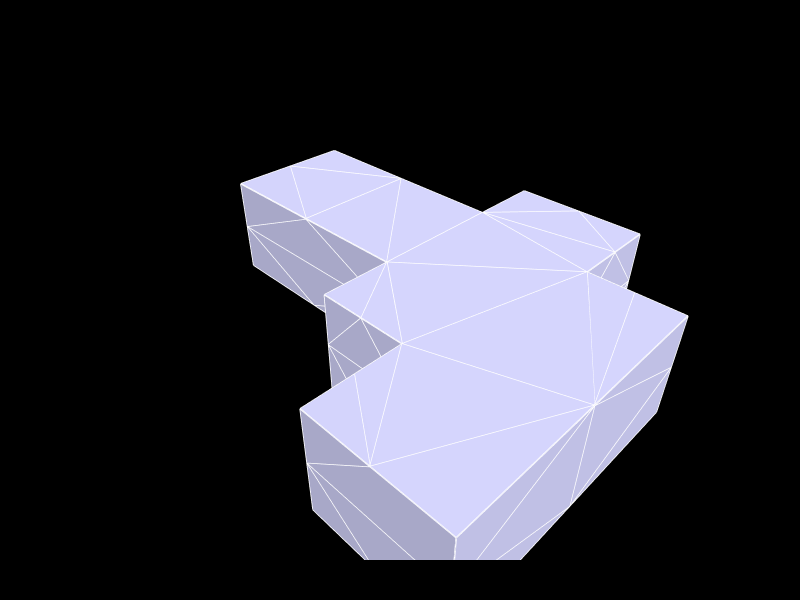

Source (notebook cell):
### Markdown cell above
## 6. Show the geometry

### Code cell
Topology.Show(objects,
              faceColor=[210,210,250],
              faceOpacity=1,
              edgeColor="white",
              edgeWidth=3,
              showVertices=False,
              backgroundColor="black",
              width=800,
              height=600,
              renderer = renderer)

### Figure 1 — Plotly figure (JSON) as saved in the notebook; plotly's stock layout.template omitted (floating-point values rounded to 4 significant figures; data arrays with more than 128 entries replaced by an {"elided": "..."} marker saying what was removed)
{"data": [{"hoverinfo": "text", "legendgroup": "2", "legendrank": 2, "line": {"color": "white", "dash": "solid", "width": 3}, "marker": {"size": 0}, "mode": "lines", "name": "1: default (Edges)", "showlegend": false, "text": "", "type": "scatter3d", "x": {"elided": "912 float values"}, "y": {"elided": "912 float values"}, "z": {"elided": "912 float values"}}, {"cmax": 1, "cmin": 0, "color": "#D2D2FA", "colorscale": [[0, "#440154"], [0.1111, "#482878"], [0.2222, "#3e4989"], [0.3333, "#31688e"], [0.4444, "#26828e"], [0.5556, "#1f9e89"], [0.6667, "#35b779"], [0.7778, "#6ece58"], [0.8889, "#b5de2b"], [1, "#fde725"]], "flatshading": true, "hoverinfo": "text", "hovertext": "", "i": [0, 2, 0, 5, 5, 0, 5, 5, 8, 5, 9, 5, 11, 11, 15, 11, 15, 17, 18, 18, 21, 20, 23, 25, 23, 23, 28, 23, 28, 30, 31, 31, 34, 33, 36, 38, 36, 36, 18, 19, 18, 18, 41, 41, 43, 41, 44, 41, 28, 28, 41, 28, 41, 42, 51, 51, 31, 51, 31, 32, 17, 15, 15, 16, 47, 47, 48, 48, 20, 49, 17, 20, 19, 32, 39, 39, 32, 43, 30, 46, 8, 17, 52, 17, 10, 0, 13, 4, 21, 50, 16, 21, 22, 35, 40, 40, 35, 44, 29, 48, 9, 16, 55, 16, 12, 1, 14, 3], "j": [1, 1, 2, 0, 7, 5, 6, 9, 10, 8, 11, 11, 10, 14, 11, 15, 16, 15, 19, 21, 18, 23, 24, 23, 25, 27, 23, 28, 29, 28, 32, 34, 31, 36, 37, 36, 38, 40, 36, 18, 22, 40, 42, 44, 46, 43, 47, 47, 30, 50, 28, 41, 45, 41, 52, 54, 51, 31, 35, 31, 52, 17, 51, 15, 46, 4, 47, 2, 26, 30, 30, 30, 39, 20, 33, 38, 30, 42, 17, 43, 6, 0, 17, 32, 8, 17, 8, 43, 24, 3, 35, 27, 21, 40, 35, 34, 21, 50, 3, 3, 1, 3, 54, 54, 14, 14, 1, 50], "k": [2, 3, 4, 6, 1, 1, 8, 7, 11, 11, 12, 9, 13, 12, 13, 14, 14, 13, 20, 22, 20, 21, 21, 20, 26, 24, 26, 27, 27, 26, 33, 35, 33, 34, 34, 33, 39, 37, 39, 39, 40, 36, 43, 45, 47, 47, 48, 44, 49, 29, 49, 50, 50, 49, 53, 55, 53, 54, 54, 53, 51, 51, 55, 55, 4, 2, 2, 3, 25, 4, 32, 26, 20, 39, 32, 33, 20, 49, 4, 4, 0, 4, 53, 53, 13, 13, 0, 49, 27, 29, 29, 29, 40, 21, 34, 37, 29, 45, 16, 44, 7, 1, 16, 35, 9, 16, 9, 44], "legendgroup": "3", "legendrank": 3, "lighting": {"facenormalsepsilon": 0}, "name": "1: default (Faces)", "opacity": 1, "showlegend": false, "showscale": false, "text": "", "type": "mesh3d", "x": [53.25, 53.25, 53.25, 53.25, 53.25, 53.25, 53.25, 53.25, 22.97, 22.97, -7.315, -7.315, -7.315, -7.315, -7.315, -7.315, -7.315, -7.315, -82.11, -82.11, -19.59, -19.59, -82.11, 42.93, 42.93, 42.93, 42.93, 42.93, 42.93, 42.93, 42.93, -39.56, -39.56, -60.83, -60.83, -39.56, -82.11, -82.11, -82.11, -82.11, -82.11, 85.49, 85.49, 85.49, 85.49, 85.49, 85.49, 85.49, 85.49, 64.21, 64.21, -39.56, -39.56, -39.56, -39.56, -39.56], "y": [57.62, 57.62, 5.435, 5.435, 5.435, 109.8, 109.8, 109.8, 109.8, 109.8, 109.8, 109.8, 109.8, 57.62, 57.62, 5.435, 5.435, 5.435, -95.73, -95.73, -95.73, -95.73, -95.73, -95.73, -95.73, -95.73, -75.43, -75.43, -55.13, -55.13, -55.13, -35.17, -35.17, -35.17, -35.17, -35.17, -35.17, -35.17, -35.17, -65.45, -65.45, -55.13, -55.13, -24.85, -24.85, -55.13, 5.435, 5.435, 5.435, -55.13, -55.13, 5.435, 5.435, -14.87, -14.87, 5.435], "z": [0, 47.59, 23.79, 47.59, 0, 23.79, 0, 47.59, 0, 47.59, 0, 23.79, 47.59, 0, 47.59, 23.79, 47.59, 0, 23.79, 0, 0, 47.59, 47.59, 23.79, 47.59, 0, 0, 47.59, 23.79, 47.59, 0, 23.79, 0, 0, 47.59, 47.59, 23.79, 47.59, 0, 0, 47.59, 23.79, 0, 0, 47.59, 47.59, 0, 23.79, 47.59, 0, 47.59, 23.79, 0, 0, 47.59, 47.59]}], "layout": {"autosize": true, "height": 600, "margin": {"b": 40, "l": 40, "r": 40, "t": 40}, "paper_bgcolor": "#000000", "plot_bgcolor": "#000000", "scene": {"aspectmode": "data", "camera": {"center": {"x": 0, "y": 0, "z": 0}, "eye": {"x": -1.25, "y": -1.25, "z": 1.25}, "projection": {"type": "perspective"}, "up": {"x": 0, "y": 0, "z": 1}}, "xaxis": {"visible": false}, "yaxis": {"visible": false}, "zaxis": {"visible": false}}, "showlegend": true, "width": 800, "xaxis": {"showgrid": false, "visible": false, "zeroline": false}, "yaxis": {"showgrid": false, "visible": false, "zeroline": false}}}
